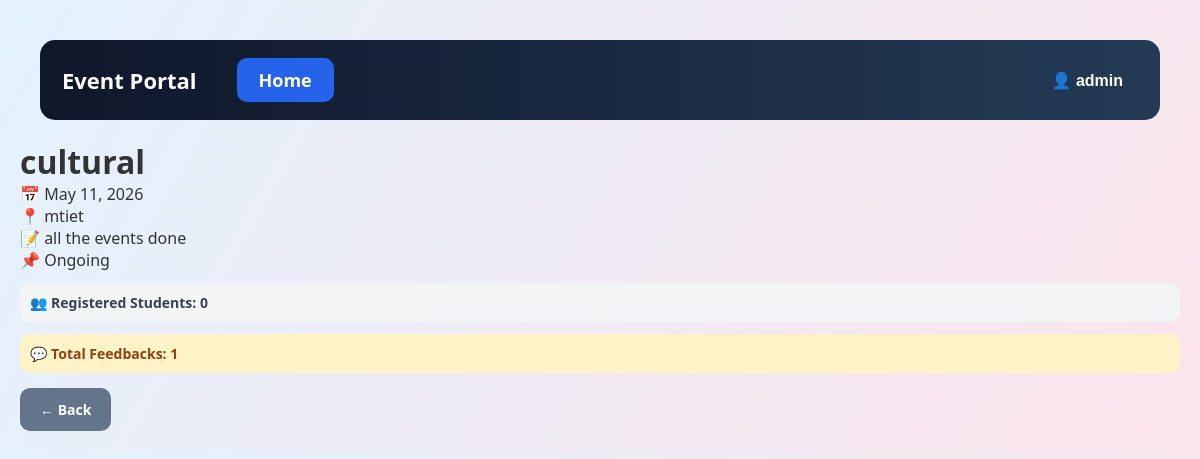
The app's page /event/17/ (signed in) with its own data.
### events/models.py (models this page shows, shortened)
class Event(models.Model):
    STATUS_CHOICES = (
        ('Upcoming', 'Upcoming'),
        ('Ongoing', 'Ongoing'),
        ('Completed', 'Completed'),
    )
    name = models.CharField(max_length=100)
    date = models.DateField()
    location = models.CharField(max_length=100)
    description = models.TextField()
    status = models.CharField(
        max_length=20,
        choices=STATUS_CHOICES,
        default='Upcoming'
    )

### events/views.py (the view, shortened to what this page needs)
# urls.py: path('event/<int:event_id>/',views.event_detail,name='event_detail'),
@login_required
def event_detail(request, event_id):
    event = get_object_or_404(
        Event,
        id=event_id
    )
    return render(
        request,
        'events/event_detail.html',
        {
            'event': event,
            'is_student': is_student(request.user),
            'is_admin': is_admin(request.user),
        }
    )

### events/views.py (called while the page is built)
def is_admin(user):
    if user.is_superuser:
        return True
    return (
        hasattr(user, 'userprofile')
        and user.userprofile.role == 'admin'
    )

def is_student(user):
    return (
        hasattr(user, 'userprofile')
        and user.userprofile.role == 'student'
    )

### events/templates/events/event_detail.html (shortened to what this page needs)
{% load static %}
<!doctype html>
<html>
  <head>
    <link rel="stylesheet" href="{% static 'events/style.css' %}" />
  </head>
  <body>
    <div class="navbar">
      <div class="logo">Event Portal</div>
      <div class="nav-links">
        <a href="/">Home</a>
      </div>
      <div class="profile-menu">
    <button class="profile-btn">
        👤 {{ request.user.username }}
    </button>
</div>
    </div>
    <div class="event-detail-container">
      <div class="event-detail-card">
        <h1>{{ event.name }}</h1>
        <p>📅 {{ event.date }}</p>
        <p>📍 {{ event.location }}</p>
        <p>📝 {{ event.description }}</p>
        <p>📌 {{ event.status }}</p>
        <div class="register-count">
          👥 Registered Students: {{ event.registration_set.count }}
        </div>
        {% if is_admin %}
        <div class="feedback-count">
          💬 Total Feedbacks: {{ event.feedback_set.count }}
        </div>
        {% endif %}
        <a href="/" class="back-btn"> ← Back </a>
      </div>
    </div>
  </body>
</html>

### events/static/events/style.css (style rules this page uses)
* { margin: 0; padding: 0; box-sizing: border-box; }
body { font-family: "Segoe UI", sans-serif; background: linear-gradient(120deg, #e3f2fd, #fce4ec); color: #333; padding: 20px; }
.navbar { display: flex; align-items: center; background: linear-gradient(90deg, #0f172a, #243b55); padding: 18px 22px; border-radius: 15px; margin: 20px; gap: 40px; }
.logo { font-size: 22px; font-weight: bold; color: white; }
.nav-links { display: flex; gap: 25px; }
.nav-links a { background: #2563eb; color: white; text-decoration: none; padding: 10px 22px; border-radius: 10px; font-size: 18px; font-weight: bold; transition: 0.3s; }
button { padding: 10px 15px; border: none; border-radius: 8px; background: linear-gradient(45deg, #00b4d8, #0077b6); color: white; cursor: pointer; transition: 0.3s; }
.register-count { margin-top: 12px; background: #f3f4f6; padding: 10px; border-radius: 10px; font-size: 14px; font-weight: bold; color: #374151; }
a.back-btn { display: inline-block; margin-top: 15px; background: #64748b; color: white !important; padding: 12px 20px; border-radius: 10px; text-decoration: none; font-weight: bold; font-size: 14px; transition: 0.3s; }
.feedback-count { margin-top: 12px; background: #fef3c7; padding: 10px; border-radius: 10px; font-size: 14px; font-weight: bold; color: #92400e; }
.profile-menu { position: relative; margin-left: auto; }
.profile-btn { background: transparent; border: none; color: white; font-size: 16px; font-weight: bold; cursor: pointer; }

### records on screen
Event: name "cultural", date "May 11, 2026", location "mtiet", description "all the events done", status "Ongoing", registration_set.count "0", feedback_set.count "1"

### other values on screen
{{ request.user.username }} "admin"
